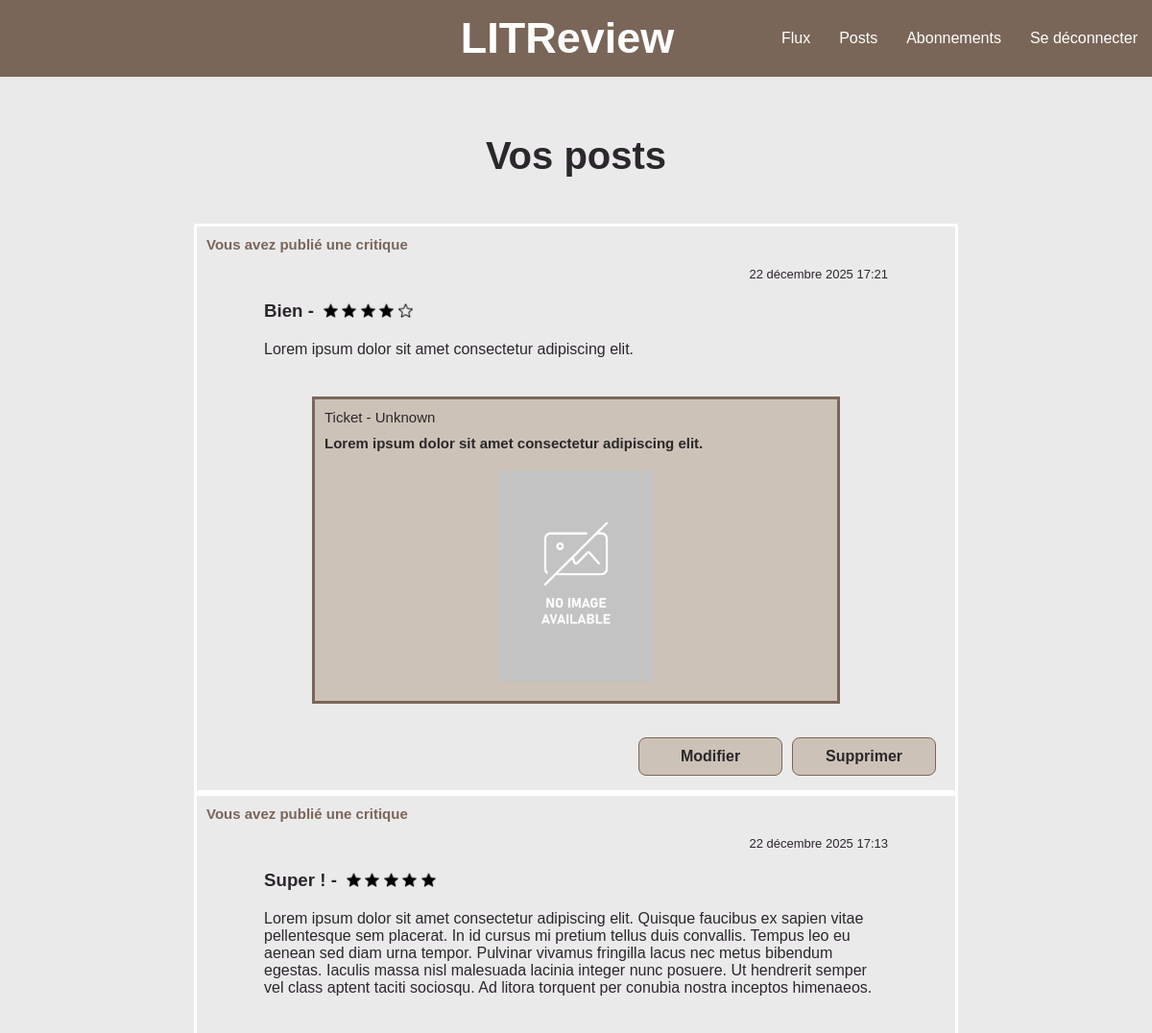
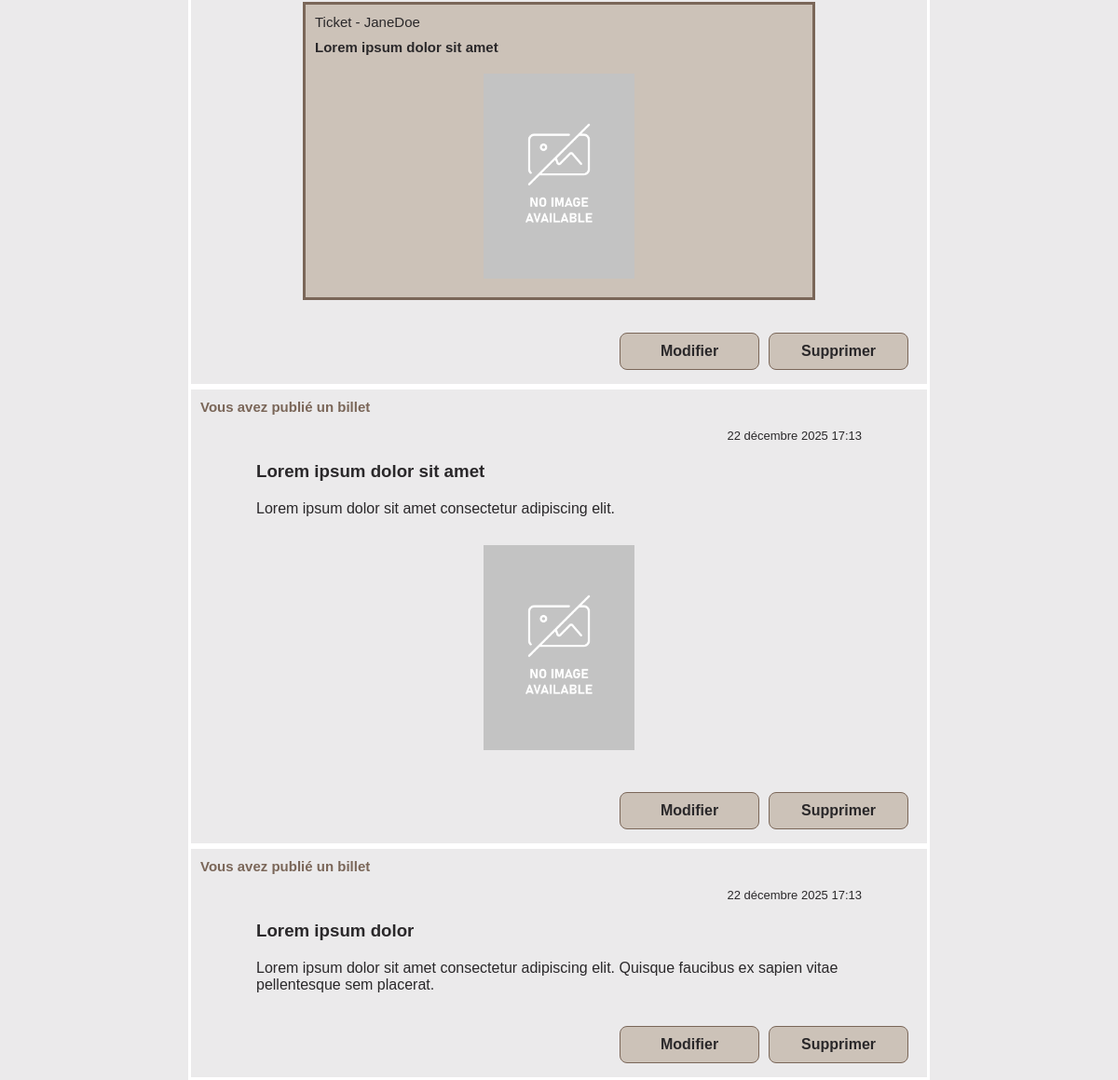
Screenshot of /posts/ (signed in) with the database file from the repository (2 pictures, top to bottom).
### flux/models.py (models this page shows)
class Review(models.Model):
    ticket = models.ForeignKey(to=Ticket, on_delete=models.CASCADE)
    rating = models.fields.PositiveSmallIntegerField(validators=[MinValueValidator(0), MaxValueValidator(5)])
    user = models.ForeignKey(to=settings.AUTH_USER_MODEL, on_delete=models.CASCADE)
    headline = models.fields.CharField(max_length=128)
    body = models.fields.TextField(max_length=8192, blank=True)
    time_created = models.fields.DateTimeField(auto_now_add=True)

class Ticket(models.Model):
    title = models.fields.CharField(max_length=128)
    description = models.fields.TextField(max_length=2048, blank=True)
    user = models.ForeignKey(to=settings.AUTH_USER_MODEL, on_delete=models.CASCADE)
    image = models.ImageField(null=True, blank=True)
    time_created = models.fields.DateTimeField(auto_now_add=True)

### authentication/models.py (models this page shows)
class User(AbstractUser):
    pass

### flux/views.py (the view)
# urls.py: path("posts/", flux.views.posts, name="posts"),
@login_required
def posts(request):
    user = request.user
    tickets = models.Ticket.objects.filter(user=user)
    reviews = models.Review.objects.filter(user=user)
    posts = []
    for ticket in tickets:
        ticket.type = "ticket"
        posts.append(ticket)
    for review in reviews:
        review.type = "review"
        posts.append(review)
    posts = sorted(posts, key=lambda post: post.time_created, reverse=True)
    star_range = range(1, 6)
    return render(request, "flux/posts.html", {"posts": posts, "star_range": star_range})

### flux/templates/flux/posts.html
{% extends 'base.html' %}
{% load static %}
{% block css %}
    <link rel="stylesheet" href="{% static 'flux/posts.css' %}">
{% endblock css %}
{% block content %}
    <div class="posts-tab">
        <h2>Vos posts</h2>
        {% for post in posts %}
            {% if post.type == "ticket" %}
                <div class="ticket-section">
                    <p class="creator">Vous avez publié un billet</p>
                    <div class="post-details">
                        <p class="creation-date">{{ post.time_created }}</p>
                        <h3>{{ post.title }}</h3>
                        <p>{{ post.description }}</p>
                        {% if post.image.url is not None %}
                            <img
                                class="post-image"
                                src="{{ post.image.url }}"
                                alt="Image représentant le billet : &quot;{{ post.title }}&quot;"
                            >
                        {% endif %}
                    </div>
                    <div class="button-section">
                        <a class="default-button" href="{% url 'modify_ticket' post.id %}">Modifier</a>
                        <a class="default-button" href="{% url 'delete_ticket' post.id %}">Supprimer</a>
                    </div>
                </div>
            {% elif post.type == "review" %}
                <div class="review-section">
                    <p class="creator">Vous avez publié une critique</p>
                    <div class="post-details">
                        <p class="creation-date">{{ post.time_created }}</p>
                        <div class="title-and-stars">
                            <h3>{{ post.headline }} - </h3>
                            <div class="star-rating" aria-label="Noté {{ post.rating }} sur 5" role="img">
                                {% for i in star_range %}
                                    {% if i <= post.rating %}
                                        <img
                                            class="star-icon"
                                            src="{% static 'img/full-star-icon.png' %}"
                                            alt=""
                                            aria-hidden="true"
                                        >
                                    {% else %}
                                        <img
                                            class="star-icon"
                                            src="{% static 'img/empty-star-icon.png' %}"
                                            alt=""
                                            aria-hidden="true"
                                        >
                                    {% endif %}
                                {% endfor %}
                            </div>
                        </div>
                        <p>{{ post.body }}</p>
                        <div class="review-ticket-info">
                            <p>Ticket - {{ post.ticket.user }}</p>
                            <h4>{{ post.ticket.title }}</h4>
                            {% if post.ticket.image.url is not None %}
                                <img
                                    class="post-image"
                                    src="{{ post.ticket.image.url }}"
                                    alt="Image représentant le billet : &quot;{{ post.ticket.title }}&quot;"
                                >
                            {% endif %}
                        </div>
                    </div>
                    <div class="button-section">
                        <a class="default-button" href="{% url 'modify_review' post.ticket.id post.id %}">Modifier</a>
                        <a class="default-button" href="{% url 'delete_review' post.ticket.id post.id %}">Supprimer</a>
                    </div>
                </div>
            {% endif %}
        {% endfor %}
    </div>
{% endblock content %}

### templates/base.html (shortened to what this page needs)
{% load static %}
<!DOCTYPE html>
<html lang="fr">
    <head>
        <link rel="stylesheet" href="{% static 'css/base.css' %}">
        {% block css %}{% endblock css %}
    </head>
    <body>
        <header>
            <div class="nav-bar">
                <h1>LITReview</h1>
                {% if user.is_authenticated %}
                    <div class="tabs">
                        <a href="{% url 'home' %}">Flux</a>
                        <a href="{% url 'posts' %}">Posts</a>
                        <a href="{% url 'subscriptions' %}">Abonnements</a>
                        <a href="{% url 'logout' %}">Se déconnecter</a>
                    </div>
                {% endif %}
            </div>
        </header>
        <section>
            {% block content %}{% endblock content %}
        </section>
    </body>
</html>

### static/css/base.css (style rules this page uses)
:root { --darkest-color: #2A282A; --medium-dark-color: #7a6658; --medium-light-color: #CCC2B8; --background-color: #EBEAEB; --lightest-color: white; }
* { margin: 0; padding: 0; font-family: Arial, Helvetica, sans-serif; color: var(--darkest-color); text-decoration: none; }
body { background-color: var(--background-color); }
.nav-bar { display: flex; background-color: var(--medium-dark-color); height: 100px; width: 100%; justify-content: center; }
h1 { color: white; position: absolute; width: 100%; text-align: center; font-size: 45px; padding: 0.2em; z-index: 0; }
.nav-bar .tabs { display: flex; flex-direction: row; height: 40%; z-index: 1; align-self: end; }
.tabs a { display: block; color: white; font-size: 14px; height: 100%; padding: 0 15px; align-content: center; }
h2 { font-size: 2em; margin: 0.9em auto 0.7em; }
.default-button { box-sizing: border-box; background-color: var(--medium-light-color); border: 1px solid var(--medium-dark-color); border-radius: 0.5em; width: 150px; height: 40px; display: flex; justify-content: center; align-items: center; font-weight: bold; font-size: medium; padding: 0; line-height: 1; }
@media screen and (min-width: 768px) { h2 { font-size: 2.5em; margin: 1.5em auto 1.2em; } }
@media screen and (min-width: 1100px) { .nav-bar { height: 80px; justify-content: end; align-items: center; } }
@media screen and (min-width: 1100px) { .nav-bar .tabs { height: 100%; } }
@media screen and (min-width: 1100px) { .tabs a { font-size: 16px; } }

### flux/static/flux/posts.css (style rules this page uses)
.posts-tab { display: flex; flex-direction: column; }
.ticket-section, .review-section { display: flex; flex-direction: column; border: 3px solid var(--lightest-color); padding: 10px; width: 90%; margin: auto; gap: 15px; }
.post-details { display: flex; flex-direction: column; width: 90%; margin: auto; gap: 20px; }
.title-and-stars { display: flex; flex-direction: row; gap: 10px; align-items: end; }
.star-icon { width: 15px; height: auto; object-fit: contain; }
.post-image { max-height: 220px; height: auto; width: auto; object-fit: contain; align-self: center; margin: 10px auto; }
.creation-date { align-self: flex-end; font-size: 13px; }
.creator { font-weight: 600; font-size: 15px; color: var(--medium-dark-color); }
.review-ticket-info { background-color: var(--medium-light-color); display: flex; flex-direction: column; border: 3px solid var(--medium-dark-color); padding: 10px 10px; gap: 10px; }
.review-ticket-info p { font-size: 15px; }
h4 { font-size: 15px; }
.button-section { display: flex; flex-direction: row; justify-content: center; gap: 10px; margin: 15px auto 10px; }
@media screen and (min-width: 768px) { .ticket-section, .review-section { width: 770px; } }
@media screen and (min-width: 768px) { .post-details { width: 650px; } }
@media screen and (min-width: 768px) { .review-ticket-info { margin: 20px 50px 0; } }
@media screen and (min-width: 768px) { .button-section { justify-content: right; margin: 20px 10px 5px; } }

### rows the page displays
Review: time_created "22 décembre 2025 17:21", headline "Bien", rating 4 (drawn), body "Lorem ipsum dolor sit amet consectetur adipiscing elit.", ticket.user "Unknown", ticket "Lorem ipsum dolor sit amet consectetur adipiscing elit.", ticket.image (placeholder picture)
Review: time_created "22 décembre 2025 17:13", headline "Super !", rating 5 (drawn), body "Lorem ipsum dolor sit amet consectetur adipiscing elit. Quisque faucibus ex sapien vitae pellentesque sem placerat. In id cursus mi pretium tellus duis convallis. Tempus leo eu aenean sed diam urna tempor. Pulvinar vivamus fringilla lacus nec metus bibendum egestas. Iaculis massa nisl malesuada lacinia integer nunc posuere. Ut hendrerit semper vel class aptent taciti sociosqu. Ad litora torquent per conubia nostra inceptos himenaeos.", ticket.user "JaneDoe", ticket "Lorem ipsum dolor sit amet", ticket.image (placeholder picture)
Ticket: time_created "22 décembre 2025 17:13", title "Lorem ipsum dolor sit amet", description "Lorem ipsum dolor sit amet consectetur adipiscing elit.", image (placeholder picture)
Ticket: time_created "22 décembre 2025 17:13", title "Lorem ipsum dolor", description "Lorem ipsum dolor sit amet consectetur adipiscing elit. Quisque faucibus ex sapien vitae pellentesque sem placerat."
